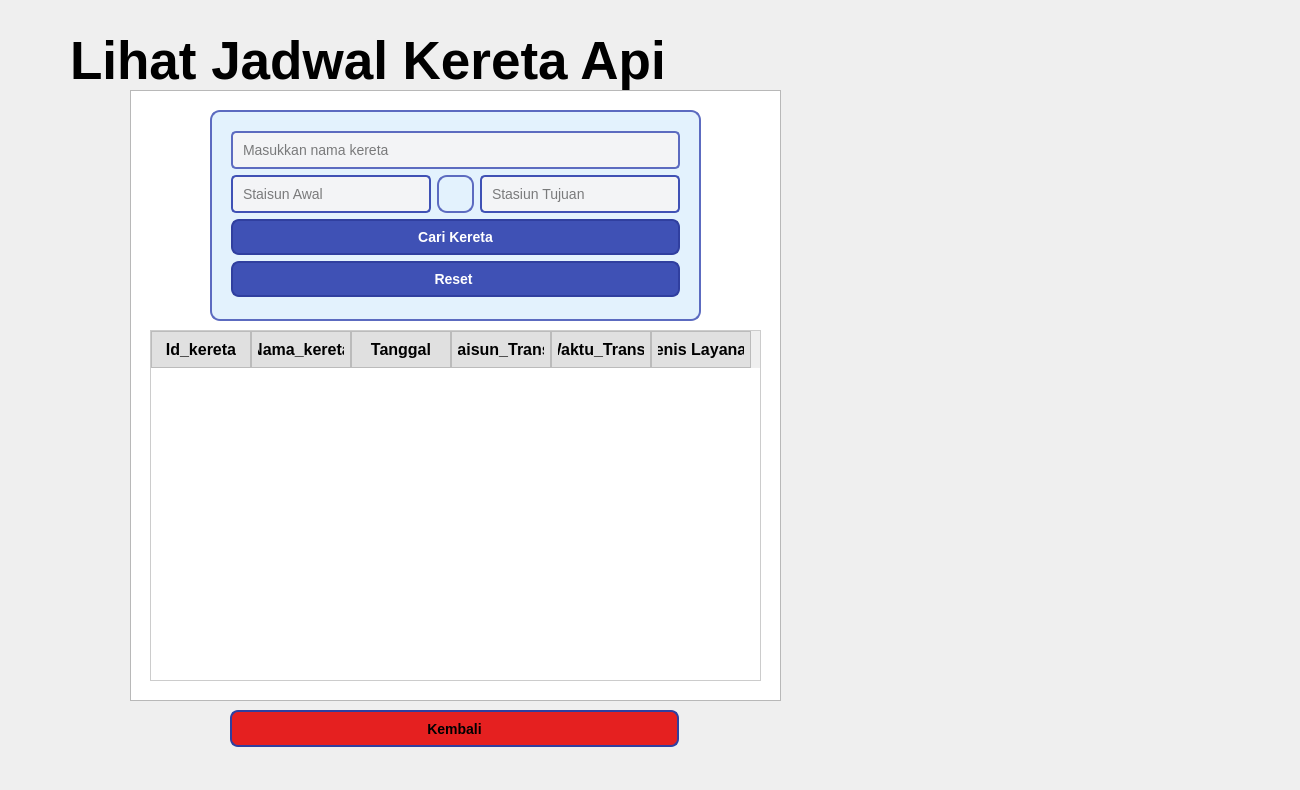
     <widget class="QWidget" name="lihat_jadwal_kereta">
      <widget class="QTextEdit" name="lihat_jadwal_kereta_user">
       <property name="geometry">
        <rect>
         <x>130</x>
         <y>90</y>
         <width>651</width>
         <height>611</height>
        </rect>
       </property>
       <property name="html">
        <string>&lt;!DOCTYPE HTML PUBLIC &quot;-//W3C//DTD HTML 4.0//EN&quot; &quot;http://www.w3.org/TR/REC-html40/strict.dtd&quot;&gt;
&lt;html&gt;&lt;head&gt;&lt;meta name=&quot;qrichtext&quot; content=&quot;1&quot; /&gt;&lt;style type=&quot;text/css&quot;&gt;
p, li { white-space: pre-wrap; }
&lt;/style&gt;&lt;/head&gt;&lt;body style=&quot; font-family:'MS Shell Dlg 2'; font-size:7.8pt; font-weight:400; font-style:normal;&quot;&gt;
&lt;p style=&quot;-qt-paragraph-type:empty; margin-top:0px; margin-bottom:0px; margin-left:0px; margin-right:0px; -qt-block-indent:0; text-indent:0px; font-size:8.25pt;&quot;&gt;&lt;br /&gt;&lt;/p&gt;&lt;/body&gt;&lt;/html&gt;</string>
       </property>
      </widget>
      <widget class="QFrame" name="verticalFrame_2">
       <property name="geometry">
        <rect>
         <x>210</x>
         <y>110</y>
         <width>491</width>
         <height>211</height>
        </rect>
       </property>
       <property name="styleSheet">
        <string notr="true">QFrame {
    background-color: #E3F2FD; /* Warna latar belakang */
    border: 2px solid #5C6BC0; /* Warna border */
    border-radius: 10px; /* Membuat sudut melengkung */
    padding: 10px; /* Memberikan jarak dalam frame */
}

QFrame#mainFrame {
    background-color: #FFFFFF; /* Warna latar belakang utama */
    border: 3px solid #3F51B5; /* Warna border lebih tebal */
    border-radius: 12px;
    padding: 15px;
}

QFrame#sidePanel {
    background-color: #E1E1E1; /* Warna untuk panel samping */
    border-right: 4px solid #3F51B5; /* Border hanya di sebelah kanan */
}
</string>
       </property>
       <layout class="QVBoxLayout" name="verticalLayout_2">
        <item>
         <widget class="QLineEdit" name="input_nama_kereta_2">
          <property name="styleSheet">
           <string notr="true">QLineEdit {
    font-size: 14px;
    padding: 8px;
    border: 2px solid #5C6BC0; /* Warna border */
    border-radius: 5px;
    background-color: #F3F4F6; /* Warna latar */
    selection-background-color: #7986CB; /* Warna saat teks dipilih */
}

QLineEdit:focus {
    border: 2px solid #3F51B5; /* Warna border saat fokus */
    background-color: #FFFFFF; /* Warna latar saat fokus */
}
</string>
          </property>
          <property name="text">
           <string/>
          </property>
          <property name="placeholderText">
           <string>Masukkan nama kereta</string>
          </property>
         </widget>
        </item>
        <item>
         <layout class="QHBoxLayout" name="horizontalLayout_3">
          <property name="leftMargin">
           <number>0</number>
          </property>
          <property name="rightMargin">
           <number>0</number>
          </property>
          <item>
           <widget class="QLineEdit" name="input_stasiun_awal_2">
            <property name="styleSheet">
             <string notr="true">QLineEdit {
    min-width: 180px; /* Lebar minimum */
    max-width: 200px; /* Lebar maksimum */
    width: 50%; /* Lebar mengikuti parent */
    padding: 8px; /* Jarak teks dari border */
    border: 2px solid #3F51B5;
    border-radius: 5px;
    font-size: 14px;
	background-color: #F3F4F6; /* Warna latar */
	selection-background-color: #7986CB;
}

QLineEdit:focus {
    border: 2px solid #3F51B5; /* Warna border saat fokus */
    background-color: #FFFFFF; /* Warna latar saat fokus */
}
</string>
            </property>
            <property name="text">
             <string/>
            </property>
            <property name="placeholderText">
             <string>Staisun Awal</string>
            </property>
           </widget>
          </item>
          <item>
           <widget class="QLabel" name="label_3">
            <property name="minimumSize">
             <size>
              <width>20</width>
              <height>20</height>
             </size>
            </property>
            <property name="maximumSize">
             <size>
              <width>150</width>
              <height>150</height>
             </size>
            </property>
            <property name="styleSheet">
             <string notr="true">QLabel#label_2 {
    background-image: url(E:/newPrefix/PYTHONN/ujiCoba1/icon/right-arrow.png);
    background-repeat: no-repeat;
    background-position: center;
    background-size:10px 10px; /* Ubah ukuran sesuai kebutuhan */
}
</string>
            </property>
            <property name="text">
             <string/>
            </property>
            <property name="pixmap">
             <pixmap>:/newPrefix/E:/PYTHONN/ujiCoba1/icon/right-arrow.png</pixmap>
            </property>
            <property name="scaledContents">
             <bool>true</bool>
            </property>
           </widget>
          </item>
          <item>
           <widget class="QLineEdit" name="input_stasiun_tujuan_2">
            <property name="maximumSize">
             <size>
              <width>70</width>
              <height>16777215</height>
             </size>
            </property>
            <property name="styleSheet">
             <string notr="true">QLineEdit {
    min-width: 180px; /* Lebar minimum */
    max-width: 200px; /* Lebar maksimum */
    width: 50%; /* Lebar mengikuti parent */
    padding: 8px; /* Jarak teks dari border */
    border: 2px solid #3F51B5;
    border-radius: 5px;
    font-size: 14px;
	background-color: #F3F4F6; /* Warna latar */
	selection-background-color: #7986CB;
}

QLineEdit:focus {
    border: 2px solid #3F51B5; /* Warna border saat fokus */
    background-color: #FFFFFF; /* Warna latar saat fokus */
}

</string>
            </property>
            <property name="text">
             <string/>
            </property>
            <property name="placeholderText">
             <string>Stasiun Tujuan</string>
            </property>
           </widget>
          </item>
         </layout>
        </item>
        <item>
         <widget class="QPushButton" name="tombo_search_2">
          <property name="layoutDirection">
           <enum>Qt::LeftToRight</enum>
          </property>
          <property name="styleSheet">
           <string notr="true">QPushButton {
    background-color: #3F51B5; /* Warna biru */
    color: white; /* Warna teks putih */
    font-size: 14px;
    font-weight: bold;
    border: 2px solid #303F9F; /* Border biru tua */
    border-radius: 8px; /* Membuat sudut tombol membulat */
    padding: 8px 15px; /* Jarak dalam tombol */
}

QPushButton:hover {
    background-color: #303F9F; /* Warna lebih gelap saat hover */
    border: 2px solid #1A237E;
}

QPushButton:pressed {
    background-color: #1A237E; /* Warna lebih gelap saat ditekan */
    border: 2px solid #000051;
}
</string>
          </property>
          <property name="text">
           <string>Cari Kereta</string>
          </property>
         </widget>
        </item>
        <item>
         <widget class="QPushButton" name="tombo_search_3">
          <property name="layoutDirection">
           <enum>Qt::LeftToRight</enum>
          </property>
          <property name="styleSheet">
           <string notr="true">QPushButton {
    background-color: #3F51B5; /* Warna biru */
    color: white; /* Warna teks putih */
    font-size: 14px;
    font-weight: bold;
    border: 2px solid #303F9F; /* Border biru tua */
    border-radius: 8px; /* Membuat sudut tombol membulat */
    padding: 8px 15px; /* Jarak dalam tombol */
}

QPushButton:hover {
    background-color: #303F9F; /* Warna lebih gelap saat hover */
    border: 2px solid #1A237E;
}

QPushButton:pressed {
    background-color: #1A237E; /* Warna lebih gelap saat ditekan */
    border: 2px solid #000051;
}
</string>
          </property>
          <property name="text">
           <string>Reset </string>
          </property>
         </widget>
        </item>
       </layout>
      </widget>
      <widget class="QTableWidget" name="tableWidget">
       <property name="geometry">
        <rect>
         <x>150</x>
         <y>330</y>
         <width>611</width>
         <height>351</height>
        </rect>
       </property>
       <property name="styleSheet">
        <string notr="true">QTableWidget {
    border: 1px solid #ccc;
    gridline-color: #aaa;
    font-size: 12pt;
    background-color: white;
    alternate-background-color: #f9f9f9;
}

QHeaderView::section {
    background-color: #e0e0e0;
    padding: 6px;
    font-size: 12pt;
    font-weight: bold;
    border: 1px solid #bbb;
}

QTableWidget::item {
    padding: 6px;
}

QTableWidget QTableCornerButton::section {
    background: transparent;
    border: none;
}
</string>
       </property>
       <column>
        <property name="text">
         <string>Id_kereta</string>
        </property>
       </column>
       <column>
        <property name="text">
         <string>Nama_kereta</string>
        </property>
       </column>
       <column>
        <property name="text">
         <string>Tanggal</string>
        </property>
       </column>
       <column>
        <property name="text">
         <string>Staisun_Transit</string>
        </property>
       </column>
       <column>
        <property name="text">
         <string>Waktu_Transit</string>
        </property>
       </column>
       <column>
        <property name="text">
         <string>Jenis Layanan</string>
        </property>
       </column>
      </widget>
      <widget class="QPushButton" name="tombol_kembali">
       <property name="geometry">
        <rect>
         <x>230</x>
         <y>710</y>
         <width>449</width>
         <height>37</height>
        </rect>
       </property>
       <property name="layoutDirection">
        <enum>Qt::LeftToRight</enum>
       </property>
       <property name="styleSheet">
        <string notr="true">QPushButton {
    background-color: #E52020 ; /* Warna biru */
    color: black; /* Warna teks putih */
    font-size: 14px;
    font-weight: bold;
    border: 2px solid #303F9F; /* Border biru tua */
    border-radius: 8px; /* Membuat sudut tombol membulat */
    padding: 8px 15px; /* Jarak dalam tombol */
}

QPushButton:hover {
    background-color: #982B1C; /* Warna lebih gelap saat hover */
    border: 2px solid #1A237E;
}

QPushButton:pressed {
    background-color: #1D1616; /* Warna lebih gelap saat ditekan */
    border: 2px solid #000051;
}</string>
       </property>
       <property name="text">
        <string>Kembali</string>
       </property>
      </widget>
      <widget class="QLabel" name="label_2">
       <property name="geometry">
        <rect>
         <x>-294</x>
         <y>-8</y>
         <width>1291</width>
         <height>781</height>
        </rect>
       </property>
       <property name="text">
        <string/>
       </property>
       <property name="pixmap">
        <pixmap>../../../SAKAPEUNGAPP/ui/3.png</pixmap>
       </property>
       <property name="scaledContents">
        <bool>true</bool>
       </property>
      </widget>
      <widget class="QLabel" name="label_8">
       <property name="geometry">
        <rect>
         <x>70</x>
         <y>-10</y>
         <width>941</width>
         <height>141</height>
        </rect>
       </property>
       <property name="styleSheet">
        <string notr="true">font-family: 'Montserrat';
font-size: 40pt; /* atau sesuaikan ukuran */   
color: #333333;  /* warna teks opsional */   
background-color: rgb(255, 255, 255); /* background opsional */
    border: none;
font-weight: bold;

 background-color: transparent; /* semi-transparan putih */
    color: #000000;  /* teks tetap hitam/solid */
</string>
       </property>
       <property name="text">
        <string>Lihat Jadwal Kereta Api</string>
       </property>
      </widget>
      <zorder>label_2</zorder>
      <zorder>lihat_jadwal_kereta_user</zorder>
      <zorder>verticalFrame_2</zorder>
      <zorder>tableWidget</zorder>
      <zorder>tombol_kembali</zorder>
      <zorder>label_8</zorder>
     </widget>
